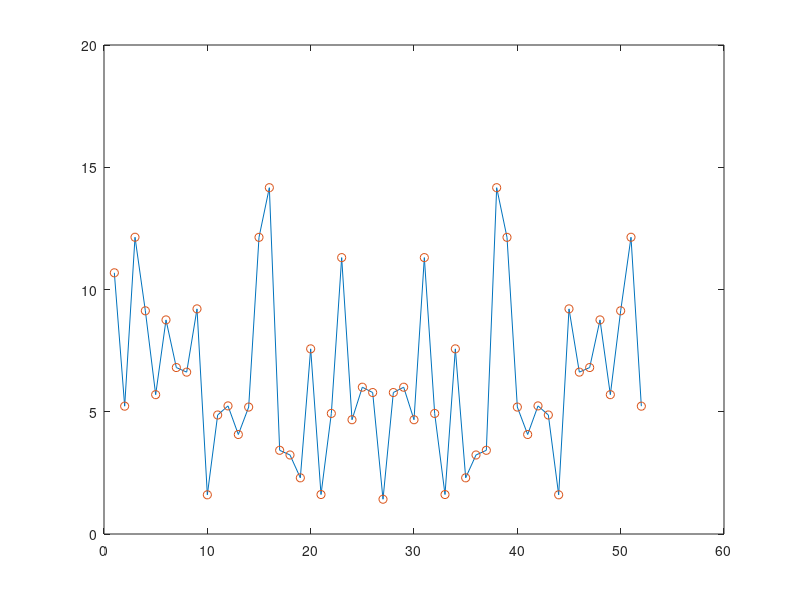

The MATLAB script that drew this image:
%%% CODE CHALLENGE 12

% fourier transform via matrix multiplication

n = 52;
F = zeros(n);

w = exp(-2 * pi * sqrt(-1) / n);

for j = 1:n
  for k = 1:n
    m = (j - 1) * (k - 1);
    F(j, k) = w ^ m;
  end
end 

x = randn(n, 1);
X1 = F * x;
X2 = fft(x);

clf
plot(1:n, abs(X1)), hold on
plot(1:n, abs(X2), 'o')